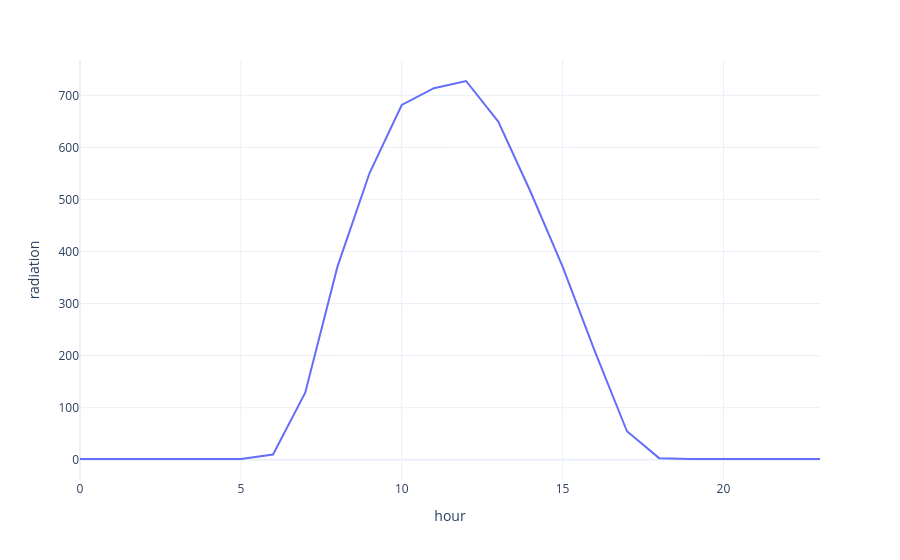

The notebook cell this image was saved under:
### Code cell
# the relationship between hour and radiation
hourly_rad = df.groupby('hour')['radiation'].mean().reset_index()
hourly_rad

px.line(data_frame=hourly_rad,x='hour',y='radiation',)

### Figure 1 — Plotly figure (JSON) as saved in the notebook; plotly's stock layout.template omitted (floating-point values rounded to 4 significant figures)
{"data": [{"hovertemplate": "hour=%{x}<br>radiation=%{y}<extra></extra>", "legendgroup": "", "line": {"color": "#636efa", "dash": "solid"}, "marker": {"symbol": "circle"}, "mode": "lines", "name": "", "orientation": "v", "showlegend": false, "type": "scatter", "x": [0, 1, 2, 3, 4, 5, 6, 7, 8, 9, 10, 11, 12, 13, 14, 15, 16, 17, 18, 19, 20, 21, 22, 23], "xaxis": "x", "y": [1.317, 1.382, 1.386, 1.365, 1.364, 1.356, 9.81, 128.8, 370.4, 550.7, 681.4, 713.7, 727.5, 649.5, 515.2, 370.7, 208.7, 54.61, 2.969, 1.349, 1.344, 1.355, 1.339, 1.345], "yaxis": "y"}], "layout": {"legend": {"tracegroupgap": 0}, "margin": {"t": 60}, "xaxis": {"anchor": "y", "domain": [0, 1], "title": {"text": "hour"}}, "yaxis": {"anchor": "x", "domain": [0, 1], "title": {"text": "radiation"}}}}
